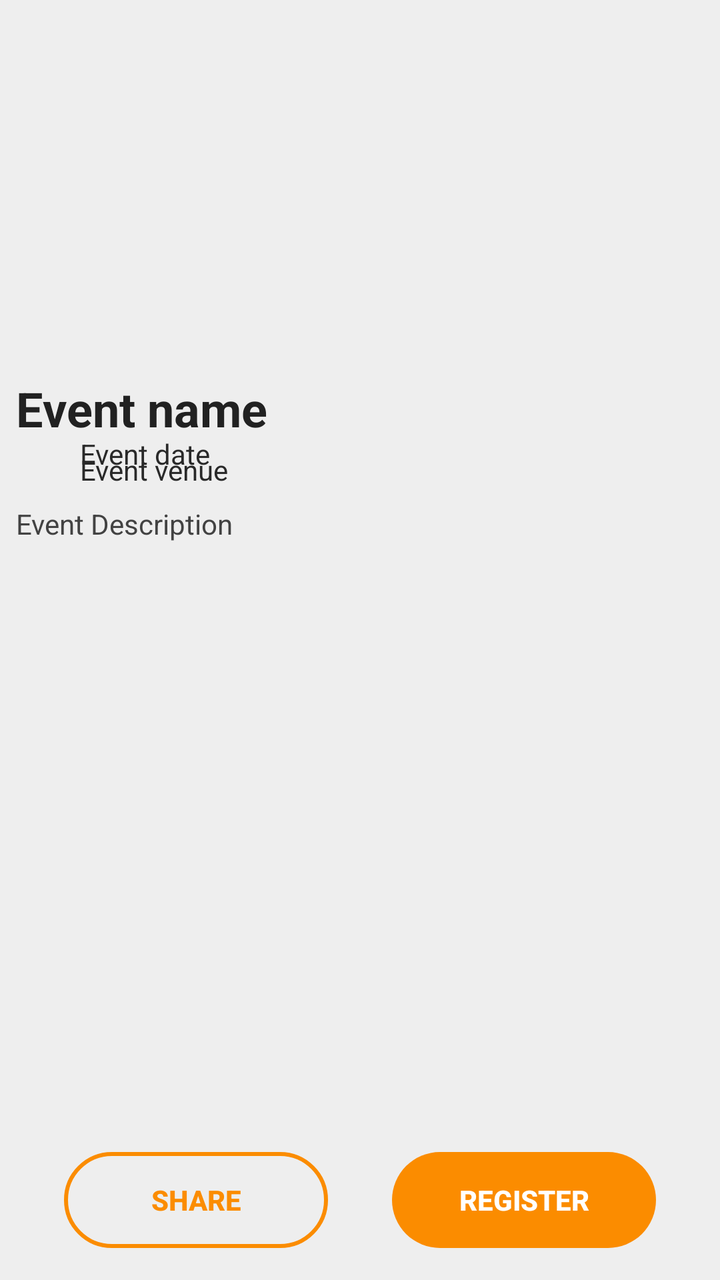
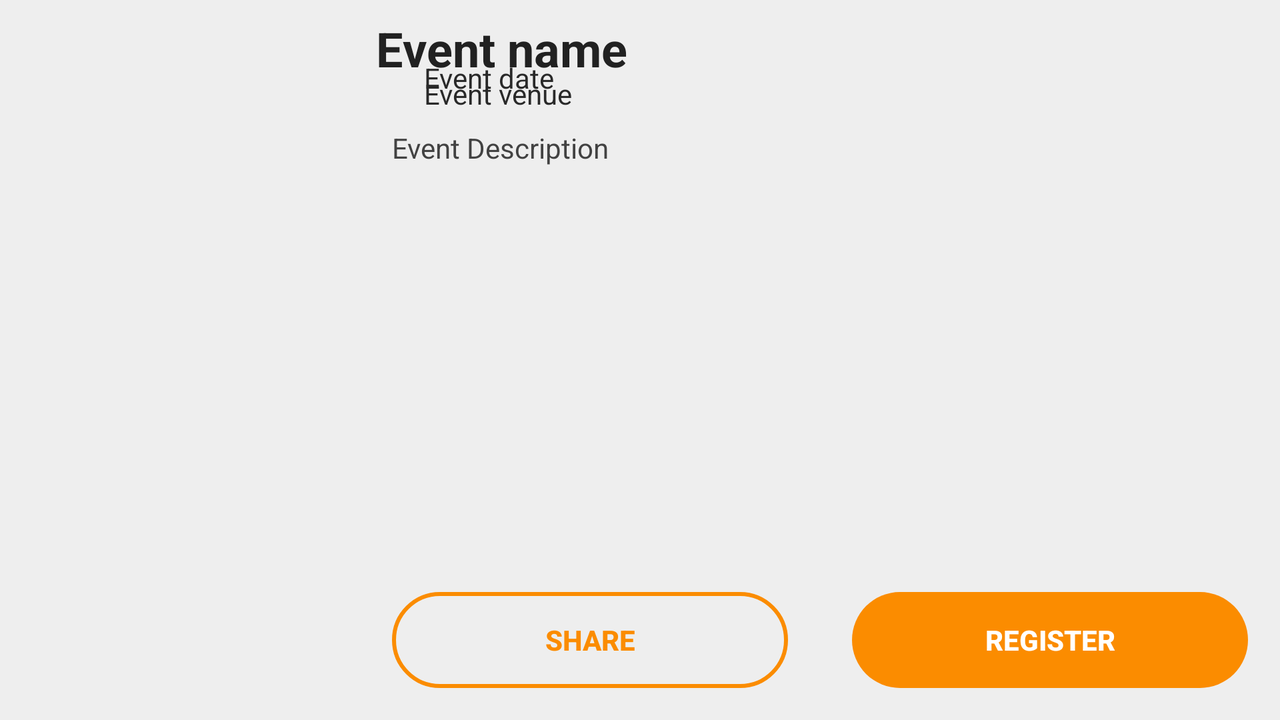

One screen, two layout resources from the same app: the default and the author's alternative for another configuration. Each is rendered where Android would select it; the XML of both is given below.
<!-- AndroidManifest.xml: application theme LightTheme -->
<!-- res/layout/activity_registration.xml -->
<?xml version="1.0" encoding="utf-8"?>
<androidx.constraintlayout.widget.ConstraintLayout
        xmlns:android="http://schemas.android.com/apk/res/android"
        xmlns:tools="http://schemas.android.com/tools"
        xmlns:app="http://schemas.android.com/apk/res-auto"
        android:layout_width="match_parent"
        android:layout_height="match_parent"
        tools:context=".RegistrationActivity">

    <ImageView
            android:layout_width="0dp"
            android:layout_height="0dp"
            android:id="@+id/event_poster" app:layout_constraintEnd_toEndOf="parent"
            app:layout_constraintDimensionRatio="H,2:1"
            app:layout_constraintStart_toStartOf="parent"
            app:layout_constraintTop_toTopOf="parent"/>
    <TextView
            android:text="Event name"
            android:layout_width="wrap_content"
            android:layout_height="wrap_content" android:id="@+id/event_name"
            android:layout_marginTop="8dp"
            app:layout_constraintTop_toBottomOf="@+id/event_poster" app:layout_constraintStart_toStartOf="parent"
            android:layout_marginStart="8dp" android:textStyle="bold" android:textSize="24sp"
            android:textColor="?attr/colorTitleText"/>
    <ImageView
            android:layout_width="wrap_content"
            android:layout_height="wrap_content" app:srcCompat="@drawable/ic_round_event_24px"
            android:id="@+id/ic_event_date" android:layout_marginTop="16dp"
            app:layout_constraintTop_toBottomOf="@+id/event_name" app:layout_constraintStart_toStartOf="parent"
            android:layout_marginStart="24dp" android:tint="?attr/colorCardTitleText"/>
    <ImageView
            android:layout_width="wrap_content"
            android:layout_height="wrap_content" app:srcCompat="@drawable/ic_round_place_24px"
            android:id="@+id/ic_event_venue" app:layout_constraintStart_toStartOf="parent"
            android:layout_marginStart="24dp" android:layout_marginTop="8dp"
            app:layout_constraintTop_toBottomOf="@+id/ic_event_date" android:tint="?attr/colorCardTitleText"/>
    <TextView
            android:text="Event date"
            android:layout_width="wrap_content"
            android:layout_height="wrap_content" android:id="@+id/event_date"
            app:layout_constraintStart_toEndOf="@+id/ic_event_date" android:layout_marginStart="16dp"
            app:layout_constraintBottom_toBottomOf="@+id/ic_event_date" android:textColor="?attr/colorCardTitleText"/>
    <TextView
            android:text="Event venue"
            android:layout_width="wrap_content"
            android:layout_height="wrap_content" android:id="@+id/event_venue"
            app:layout_constraintStart_toEndOf="@+id/ic_event_venue" android:layout_marginStart="16dp"
            app:layout_constraintBottom_toBottomOf="@+id/ic_event_venue" android:textColor="?attr/colorCardTitleText"/>
    <Button
            android:text="SHARE"
            android:layout_width="0dp"
            android:layout_height="wrap_content" android:id="@+id/bt_share"
            app:layout_constraintStart_toStartOf="parent"
            android:layout_marginStart="32dp" app:layout_constraintEnd_toStartOf="@+id/guideline"
            android:layout_marginEnd="16dp" android:layout_marginBottom="16dp"
            app:layout_constraintBottom_toBottomOf="parent" android:textStyle="bold"
            android:textColor="?attr/colorButton"
            android:background="@drawable/button_outline"/>
    <Button
            android:text="REGISTER"
            android:layout_width="0dp"
            android:layout_height="wrap_content" android:id="@+id/bt_register" app:layout_constraintEnd_toEndOf="parent"
            android:layout_marginEnd="32dp" app:layout_constraintStart_toStartOf="@+id/guideline"
            android:layout_marginStart="16dp" android:layout_marginBottom="16dp"
            app:layout_constraintBottom_toBottomOf="parent" android:enabled="false"
            android:background="@drawable/button_solid" android:textColor="#ffffff" android:textStyle="bold"/>
    <androidx.constraintlayout.widget.Guideline
            android:id="@+id/guideline"
            android:layout_width="wrap_content"
            android:layout_height="wrap_content"
            android:orientation="vertical"
            app:layout_constraintGuide_percent="0.5"/>
    <ScrollView
            android:layout_width="match_parent"
            android:layout_height="0dp" android:layout_marginBottom="8dp"
            app:layout_constraintBottom_toTopOf="@+id/bt_share" android:layout_marginTop="8dp"
            app:layout_constraintTop_toBottomOf="@+id/event_venue">
        <LinearLayout android:layout_width="match_parent" android:layout_height="wrap_content"
                      android:orientation="vertical">
            <TextView
                    android:text="Event Description"
                    android:layout_width="match_parent"
                    android:layout_height="match_parent" android:id="@+id/event_desc" android:layout_marginLeft="8dp"
                    android:layout_marginRight="8dp" android:textColor="?attr/colorCardText"/>
        </LinearLayout>
    </ScrollView>
</androidx.constraintlayout.widget.ConstraintLayout>
<!-- resources referenced by this layout -->
<resources>
  <!-- drawable button_solid (drawable-v24) -->
  <?xml version="1.0" encoding="utf-8"?>
  <selector xmlns:android="http://schemas.android.com/apk/res/android">
      <item android:state_pressed="true">
          <shape xmlns:android="http://schemas.android.com/apk/res/android"
                 android:shape="rectangle">
              <corners android:bottomLeftRadius="50dp"
                       android:bottomRightRadius="50dp"
                       android:topLeftRadius="50dp"
                       android:topRightRadius="50dp" />
  
              <solid android:color="?attr/colorButtonActive"/>
          </shape>
      </item>
      <item android:state_pressed="false">
          <shape xmlns:android="http://schemas.android.com/apk/res/android"
                 android:shape="rectangle">
              <corners android:bottomLeftRadius="50dp"
                       android:bottomRightRadius="50dp"
                       android:topLeftRadius="50dp"
                       android:topRightRadius="50dp" />
              <solid android:color="?attr/colorButton"/>
          </shape>
      </item>
  </selector>
  <style name="LightTheme" parent="Theme.AppCompat.Light">
          <item name="colorPrimary">@color/lightColorPrimary</item>
          <item name="colorPrimaryDark">@color/lightColorPrimaryDark</item>
          <item name="colorAccent">@color/lightColorAccent</item>
          <item name="colorErrorText">@color/lightColorError</item>
          <item name="colorSuccessText">@color/lightColorSuccess</item>
          <item name="colorLogoText">@color/lightLogoText</item>
          <item name="colorCardBackground">@color/lightCardBackground</item>
          <item name="colorTitleText">@color/lightTitleText</item>
          <item name="colorCardTitleText">@color/lightCardTitleText</item>
          <item name="colorCardText">@color/lightCardText</item>
          <item name="colorButton">@color/lightButton</item>
          <item name="colorButtonActive">@color/lightButtonActive</item>
          <item name="colorBottomNavSelected">@color/lightBottomNavSelected</item>
          <item name="colorBottomNavUnselected">@color/lightBottomNavUnselected</item>
          <item name="android:windowBackground">@color/lightBackground</item>
      </style>
  <color name="lightColorPrimary">#f57f17</color>
  <color name="lightColorPrimaryDark">#e65100</color>
  <color name="lightColorAccent">#448aff</color>
  <color name="lightColorError">#d32f2f</color>
  <color name="lightColorSuccess">#388e3c</color>
  <color name="lightLogoText">#111111</color>
  <color name="lightCardBackground">#FFFFFF</color>
  <color name="lightTitleText">#212121</color>
  <color name="lightCardTitleText">#292929</color>
  <color name="lightCardText">#424242</color>
  <color name="lightButton">#fb8c00</color>
  <color name="lightButtonActive">#ef6c00</color>
  <color name="lightBottomNavSelected">#f57f17</color>
  <color name="lightBottomNavUnselected">#757575</color>
  <color name="lightBackground">#EEEEEE</color>
</resources>
<!-- res/layout-land/activity_registration.xml (the author's variant of the layout above) -->
<!-- drawn on the phone turned sideways -->
<?xml version="1.0" encoding="utf-8"?>
<androidx.constraintlayout.widget.ConstraintLayout
        xmlns:android="http://schemas.android.com/apk/res/android"
        xmlns:tools="http://schemas.android.com/tools"
        xmlns:app="http://schemas.android.com/apk/res-auto"
        android:layout_width="match_parent"
        android:layout_height="match_parent"
        tools:context=".RegistrationActivity">

    <ImageView
            android:layout_width="0dp"
            android:layout_height="0dp"
            android:id="@+id/event_poster"
            app:layout_constraintDimensionRatio="H,2:1"
            app:layout_constraintStart_toStartOf="parent"
            app:layout_constraintTop_toTopOf="parent" app:layout_constraintBottom_toBottomOf="parent"/>
    <TextView
            android:text="Event name"
            android:layout_width="wrap_content"
            android:layout_height="wrap_content" android:id="@+id/event_name"
            android:textStyle="bold" android:textSize="24sp"
            android:textColor="?attr/colorTitleText" app:layout_constraintStart_toEndOf="@+id/event_poster"
            app:layout_constraintTop_toTopOf="parent" android:layout_marginTop="8dp" android:layout_marginStart="8dp"/>
    <ImageView
            android:layout_width="wrap_content"
            android:layout_height="wrap_content" app:srcCompat="@drawable/ic_round_event_24px"
            android:id="@+id/ic_event_date" android:layout_marginTop="8dp"
            app:layout_constraintTop_toBottomOf="@+id/event_name"
            android:tint="?attr/colorCardTitleText" app:layout_constraintStart_toEndOf="@+id/event_poster"
            android:layout_marginStart="16dp"/>
    <ImageView
            android:layout_width="wrap_content"
            android:layout_height="wrap_content" app:srcCompat="@drawable/ic_round_place_24px"
            android:id="@+id/ic_event_venue"
            android:layout_marginStart="16dp" android:layout_marginTop="8dp"
            app:layout_constraintTop_toBottomOf="@+id/ic_event_date" android:tint="?attr/colorCardTitleText"
            app:layout_constraintStart_toEndOf="@+id/event_poster"/>
    <TextView
            android:text="Event date"
            android:layout_width="wrap_content"
            android:layout_height="wrap_content" android:id="@+id/event_date"
            app:layout_constraintStart_toEndOf="@+id/ic_event_date" android:layout_marginStart="16dp"
            app:layout_constraintBottom_toBottomOf="@+id/ic_event_date" android:textColor="?attr/colorCardTitleText"/>
    <TextView
            android:text="Event venue"
            android:layout_width="wrap_content"
            android:layout_height="wrap_content" android:id="@+id/event_venue"
            app:layout_constraintStart_toEndOf="@+id/ic_event_venue" android:layout_marginStart="16dp"
            app:layout_constraintBottom_toBottomOf="@+id/ic_event_venue" android:textColor="?attr/colorCardTitleText"/>
    <Button
            android:text="SHARE"
            android:layout_width="0dp"
            android:layout_height="wrap_content" android:id="@+id/bt_share"
            android:layout_marginBottom="16dp"
            app:layout_constraintBottom_toBottomOf="parent" android:textStyle="bold"
            android:textColor="?attr/colorButton"
            android:background="@drawable/button_outline" app:layout_constraintStart_toEndOf="@+id/event_poster"
            android:layout_marginStart="16dp" app:layout_constraintHorizontal_bias="0.5"
            app:layout_constraintEnd_toStartOf="@+id/bt_register" android:layout_marginEnd="16dp"/>
    <Button
            android:text="REGISTER"
            android:layout_width="0dp"
            android:layout_height="wrap_content" android:id="@+id/bt_register" app:layout_constraintEnd_toEndOf="parent"
            android:layout_marginEnd="16dp"
            android:layout_marginBottom="16dp"
            app:layout_constraintBottom_toBottomOf="parent" android:enabled="false"
            android:background="@drawable/button_solid" android:textColor="#ffffff" android:textStyle="bold"
            app:layout_constraintStart_toEndOf="@+id/bt_share" app:layout_constraintHorizontal_bias="0.5"
            android:layout_marginStart="16dp"/>
    <androidx.constraintlayout.widget.Guideline
            android:id="@+id/guideline"
            android:layout_width="wrap_content"
            android:layout_height="wrap_content"
            android:orientation="vertical"
            app:layout_constraintGuide_percent="0.5"
    />
    <ScrollView
            android:layout_width="0dp"
            android:layout_height="0dp" android:layout_marginBottom="8dp"
            app:layout_constraintBottom_toTopOf="@+id/bt_share" android:layout_marginTop="8dp"
            app:layout_constraintTop_toBottomOf="@+id/event_venue" app:layout_constraintEnd_toEndOf="parent"
            app:layout_constraintStart_toEndOf="@+id/event_poster" android:layout_marginStart="8dp"
            android:layout_marginEnd="8dp">
        <LinearLayout android:layout_width="match_parent" android:layout_height="wrap_content"
                      android:orientation="vertical">
            <TextView
                    android:text="Event Description"
                    android:layout_width="match_parent"
                    android:layout_height="match_parent" android:id="@+id/event_desc" android:layout_marginLeft="8dp"
                    android:layout_marginRight="8dp" android:textColor="?attr/colorCardText"/>
        </LinearLayout>
    </ScrollView>
</androidx.constraintlayout.widget.ConstraintLayout>
